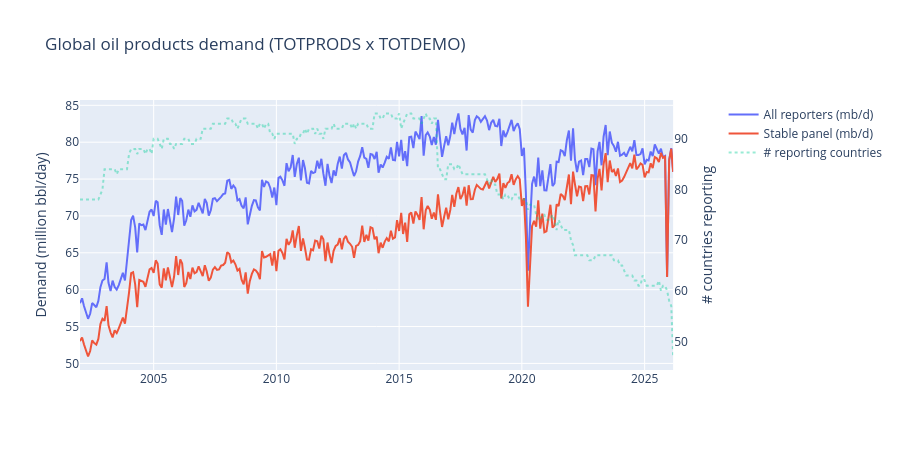

Notebook cell for this chart:
### Markdown cell above
### 5.2 Global oil consumption

### Code cell
"""Sum total products demand across all reporters and the stable panel."""

dem_all    = aggregate_global(df_sec, "TOTPRODS", "TOTDEMO", "KBD", panel="all")
dem_stable = aggregate_global(df_sec, "TOTPRODS", "TOTDEMO", "KBD", panel="stable")

# Use a secondary axis for the country-count line so it doesn't squash demand on the chart.
fig = make_subplots(specs=[[{"secondary_y": True}]])
fig.add_trace(
    go.Scatter(x=dem_all["date"],    y=dem_all["obs_value"]    / 1000, name="All reporters (mb/d)"),
    secondary_y=False,
)
fig.add_trace(
    go.Scatter(x=dem_stable["date"], y=dem_stable["obs_value"] / 1000, name="Stable panel (mb/d)"),
    secondary_y=False,
)
fig.add_trace(
    go.Scatter(x=dem_all["date"], y=dem_all["n_countries"], name="# reporting countries",
               line=dict(dash="dot"), opacity=0.4),
    secondary_y=True,
)
fig.update_layout(
    title="Global oil products demand (TOTPRODS x TOTDEMO)",
    height=450, hovermode="x unified",
)
fig.update_yaxes(title_text="Demand (million bbl/day)", secondary_y=False)
fig.update_yaxes(title_text="# countries reporting", secondary_y=True, showgrid=False)
fig.show()

# Quick text summary
last = dem_all.iloc[-1]
print(f"Latest month in DB: {last['date'].date()}")
print(f"  All-reporters demand : {last['obs_value']/1000:.2f} mb/d  ({int(last['n_countries'])} countries)")

### Figure 1 — Plotly figure (JSON) as saved in the notebook; plotly's stock layout.template omitted (floating-point values rounded to 4 significant figures; data arrays with more than 128 entries replaced by an {"elided": "..."} marker saying what was removed)
{"data": [{"name": "All reporters (mb/d)", "type": "scatter", "x": {"elided": "291 str values"}, "xaxis": "x", "y": {"elided": "291 float values"}, "yaxis": "y"}, {"name": "Stable panel (mb/d)", "type": "scatter", "x": {"elided": "291 str values"}, "xaxis": "x", "y": {"elided": "291 float values"}, "yaxis": "y"}, {"line": {"dash": "dot"}, "name": "# reporting countries", "opacity": 0.4, "type": "scatter", "x": {"elided": "291 str values"}, "xaxis": "x", "y": {"elided": "291 int values"}, "yaxis": "y2"}], "layout": {"height": 450, "hovermode": "x unified", "title": {"text": "Global oil products demand (TOTPRODS x TOTDEMO)"}, "xaxis": {"anchor": "y", "domain": [0, 0.94]}, "yaxis": {"anchor": "x", "domain": [0, 1], "title": {"text": "Demand (million bbl/day)"}}, "yaxis2": {"anchor": "x", "overlaying": "y", "showgrid": false, "side": "right", "title": {"text": "# countries reporting"}}}}
